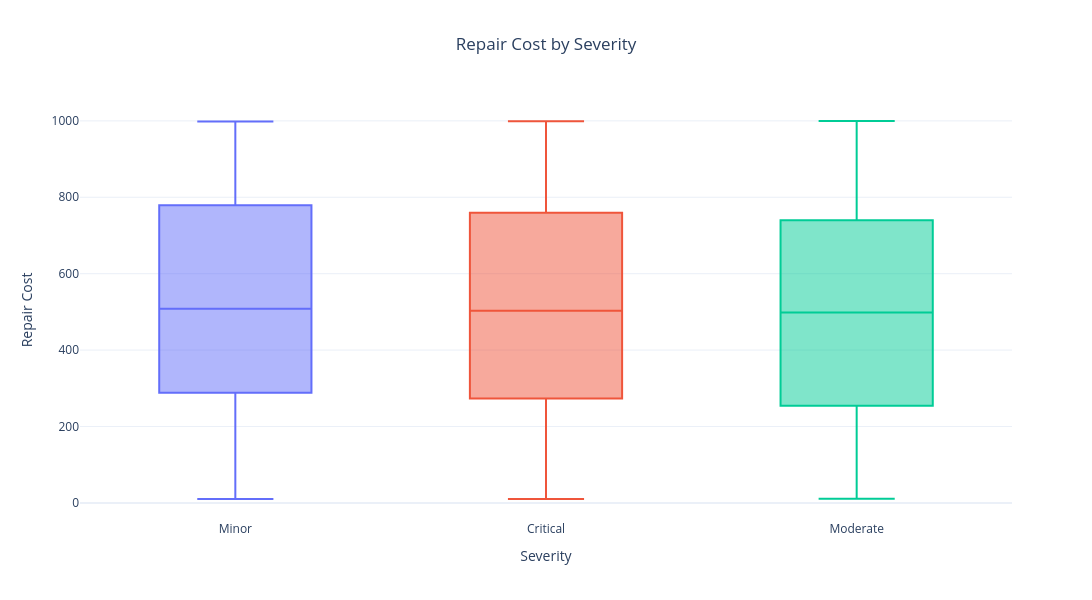
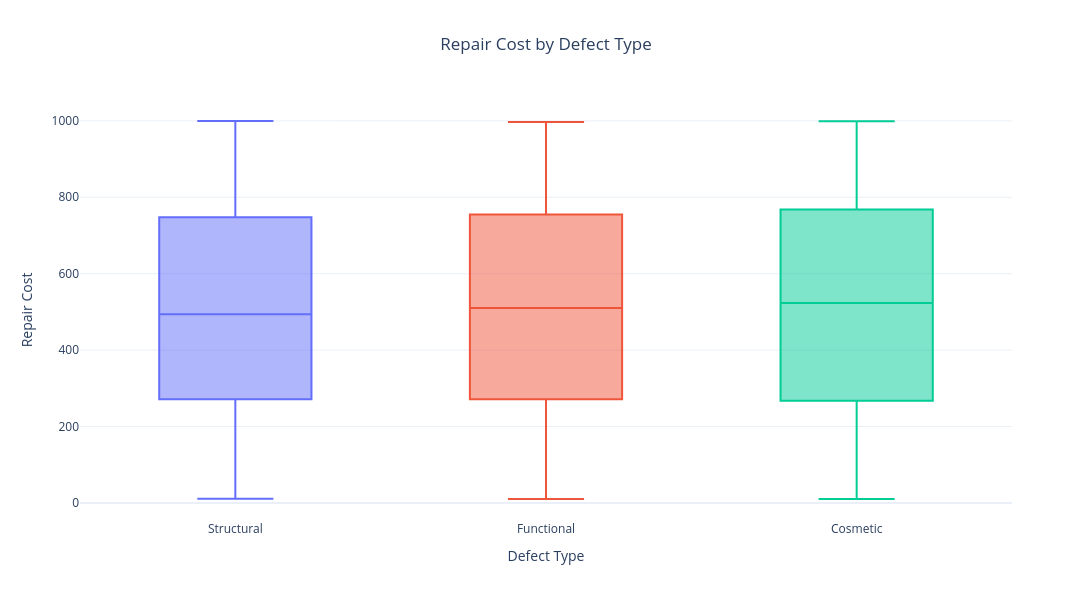
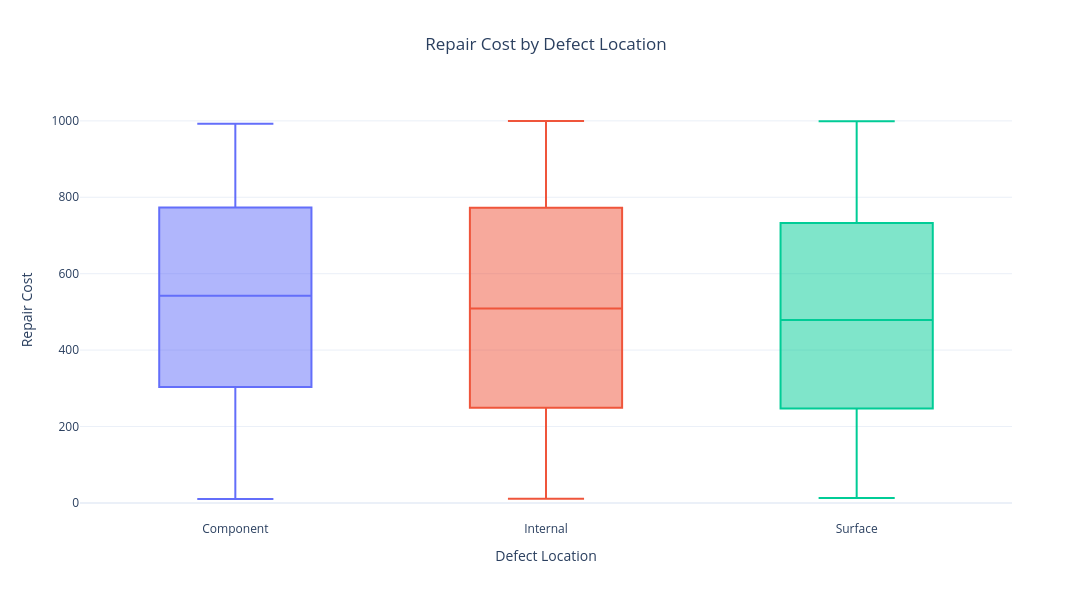

Here is the notebook cell these charts were saved with, in order:
### Markdown cell above
#### Numerical vs. Categorical Analysis

### Code cell
#### Repair Cost Across Categorical Variables

categorical_columns = [
    "severity",
    "defect_type",
    "defect_location",
    "inspection_method"
]

for column in categorical_columns:

    fig = px.box(
        df,
        x=column,
        y="repair_cost",
        title=f"Repair Cost by {column.replace('_', ' ').title()}",
        labels={
            column: column.replace("_", " ").title(),
            "repair_cost": "Repair Cost"
        },
        color=column,
        template="plotly_white"
    )

    fig.update_layout(
        title_x=0.5,
        width=1200,
        height=600,
        showlegend=False,
        xaxis_title=column.replace("_", " ").title(),
        yaxis_title="Repair Cost"
    )

    fig.show()

### Figure 1 — Plotly figure (JSON) as saved in the notebook; plotly's stock layout.template omitted (floating-point values rounded to 4 significant figures; data arrays with more than 128 entries replaced by an {"elided": "..."} marker saying what was removed)
{"data": [{"alignmentgroup": "True", "hovertemplate": "Severity=%{x}<br>Repair Cost=%{y}<extra></extra>", "legendgroup": "Minor", "marker": {"color": "#636efa"}, "name": "Minor", "notched": false, "offsetgroup": "Minor", "orientation": "v", "showlegend": true, "type": "box", "x": {"elided": "358 str values"}, "x0": " ", "xaxis": "x", "y": {"elided": "358 float values"}, "y0": " ", "yaxis": "y"}, {"alignmentgroup": "True", "hovertemplate": "Severity=%{x}<br>Repair Cost=%{y}<extra></extra>", "legendgroup": "Critical", "marker": {"color": "#EF553B"}, "name": "Critical", "notched": false, "offsetgroup": "Critical", "orientation": "v", "showlegend": true, "type": "box", "x": {"elided": "333 str values"}, "x0": " ", "xaxis": "x", "y": {"elided": "333 float values"}, "y0": " ", "yaxis": "y"}, {"alignmentgroup": "True", "hovertemplate": "Severity=%{x}<br>Repair Cost=%{y}<extra></extra>", "legendgroup": "Moderate", "marker": {"color": "#00cc96"}, "name": "Moderate", "notched": false, "offsetgroup": "Moderate", "orientation": "v", "showlegend": true, "type": "box", "x": {"elided": "309 str values"}, "x0": " ", "xaxis": "x", "y": {"elided": "309 float values"}, "y0": " ", "yaxis": "y"}], "layout": {"boxmode": "overlay", "height": 600, "legend": {"title": {"text": "Severity"}, "tracegroupgap": 0}, "showlegend": false, "title": {"text": "Repair Cost by Severity", "x": 0.5}, "width": 1200, "xaxis": {"anchor": "y", "categoryarray": ["Minor", "Critical", "Moderate"], "categoryorder": "array", "domain": [0, 1], "title": {"text": "Severity"}}, "yaxis": {"anchor": "x", "domain": [0, 1], "title": {"text": "Repair Cost"}}}}

### Figure 2 — Plotly figure (JSON) as saved in the notebook; plotly's stock layout.template omitted (floating-point values rounded to 4 significant figures; data arrays with more than 128 entries replaced by an {"elided": "..."} marker saying what was removed)
{"data": [{"alignmentgroup": "True", "hovertemplate": "Defect Type=%{x}<br>Repair Cost=%{y}<extra></extra>", "legendgroup": "Structural", "marker": {"color": "#636efa"}, "name": "Structural", "notched": false, "offsetgroup": "Structural", "orientation": "v", "showlegend": true, "type": "box", "x": {"elided": "352 str values"}, "x0": " ", "xaxis": "x", "y": {"elided": "352 float values"}, "y0": " ", "yaxis": "y"}, {"alignmentgroup": "True", "hovertemplate": "Defect Type=%{x}<br>Repair Cost=%{y}<extra></extra>", "legendgroup": "Functional", "marker": {"color": "#EF553B"}, "name": "Functional", "notched": false, "offsetgroup": "Functional", "orientation": "v", "showlegend": true, "type": "box", "x": {"elided": "339 str values"}, "x0": " ", "xaxis": "x", "y": {"elided": "339 float values"}, "y0": " ", "yaxis": "y"}, {"alignmentgroup": "True", "hovertemplate": "Defect Type=%{x}<br>Repair Cost=%{y}<extra></extra>", "legendgroup": "Cosmetic", "marker": {"color": "#00cc96"}, "name": "Cosmetic", "notched": false, "offsetgroup": "Cosmetic", "orientation": "v", "showlegend": true, "type": "box", "x": {"elided": "309 str values"}, "x0": " ", "xaxis": "x", "y": {"elided": "309 float values"}, "y0": " ", "yaxis": "y"}], "layout": {"boxmode": "overlay", "height": 600, "legend": {"title": {"text": "Defect Type"}, "tracegroupgap": 0}, "showlegend": false, "title": {"text": "Repair Cost by Defect Type", "x": 0.5}, "width": 1200, "xaxis": {"anchor": "y", "categoryarray": ["Structural", "Functional", "Cosmetic"], "categoryorder": "array", "domain": [0, 1], "title": {"text": "Defect Type"}}, "yaxis": {"anchor": "x", "domain": [0, 1], "title": {"text": "Repair Cost"}}}}

### Figure 3 — Plotly figure (JSON) as saved in the notebook; plotly's stock layout.template omitted (floating-point values rounded to 4 significant figures; data arrays with more than 128 entries replaced by an {"elided": "..."} marker saying what was removed)
{"data": [{"alignmentgroup": "True", "hovertemplate": "Defect Location=%{x}<br>Repair Cost=%{y}<extra></extra>", "legendgroup": "Component", "marker": {"color": "#636efa"}, "name": "Component", "notched": false, "offsetgroup": "Component", "orientation": "v", "showlegend": true, "type": "box", "x": {"elided": "326 str values"}, "x0": " ", "xaxis": "x", "y": {"elided": "326 float values"}, "y0": " ", "yaxis": "y"}, {"alignmentgroup": "True", "hovertemplate": "Defect Location=%{x}<br>Repair Cost=%{y}<extra></extra>", "legendgroup": "Internal", "marker": {"color": "#EF553B"}, "name": "Internal", "notched": false, "offsetgroup": "Internal", "orientation": "v", "showlegend": true, "type": "box", "x": {"elided": "321 str values"}, "x0": " ", "xaxis": "x", "y": {"elided": "321 float values"}, "y0": " ", "yaxis": "y"}, {"alignmentgroup": "True", "hovertemplate": "Defect Location=%{x}<br>Repair Cost=%{y}<extra></extra>", "legendgroup": "Surface", "marker": {"color": "#00cc96"}, "name": "Surface", "notched": false, "offsetgroup": "Surface", "orientation": "v", "showlegend": true, "type": "box", "x": {"elided": "353 str values"}, "x0": " ", "xaxis": "x", "y": {"elided": "353 float values"}, "y0": " ", "yaxis": "y"}], "layout": {"boxmode": "overlay", "height": 600, "legend": {"title": {"text": "Defect Location"}, "tracegroupgap": 0}, "showlegend": false, "title": {"text": "Repair Cost by Defect Location", "x": 0.5}, "width": 1200, "xaxis": {"anchor": "y", "categoryarray": ["Component", "Internal", "Surface"], "categoryorder": "array", "domain": [0, 1], "title": {"text": "Defect Location"}}, "yaxis": {"anchor": "x", "domain": [0, 1], "title": {"text": "Repair Cost"}}}}
